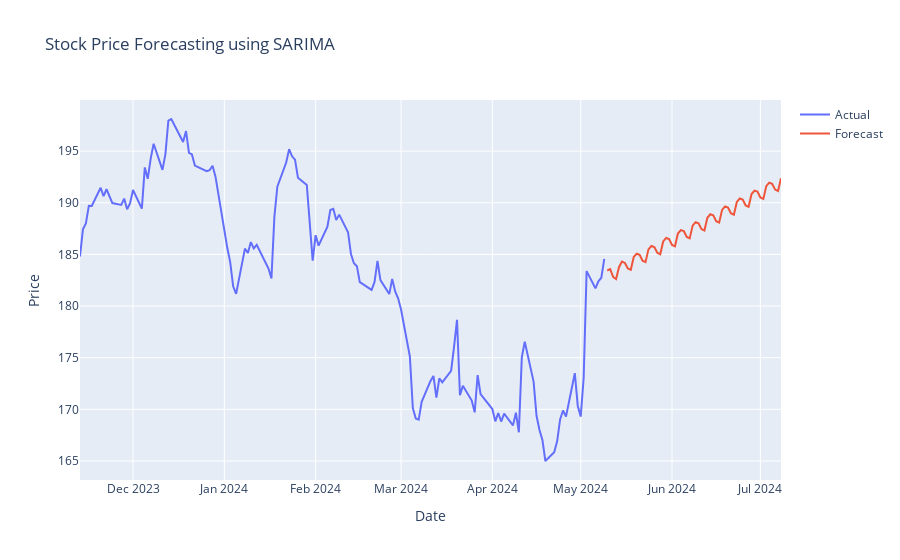

This figure's notebook cell:
### Code cell
# Function to forecast stock prices using SARIMA
def forecast_stock_sarima(stock_data):
    model = auto_arima(stock_data, seasonal=True, m=5, d=1, D=1,
    trace=False, error_action='ignore', 
    suppress_warnings=True)
    forecast = model.predict(n_periods=60)
    return forecast
# Download stock data
ticker = 'AAPL'
stock_data = download_stock_data(ticker)
# Forecast stock prices using SARIMA
forecast = forecast_stock_sarima(stock_data)
# Create the graph
fig = go.Figure(data=[
go.Scatter(x=stock_data.index, y=stock_data, name='Actual'),
go.Scatter(x=pd.date_range(stock_data.index[-1] + timedelta(days=1), 
periods=60), y=forecast, name='Forecast')
])
fig.update_layout(title='Stock Price Forecasting using SARIMA', 
xaxis_title='Date', yaxis_title='Price')
# Display the graph
fig.show()
